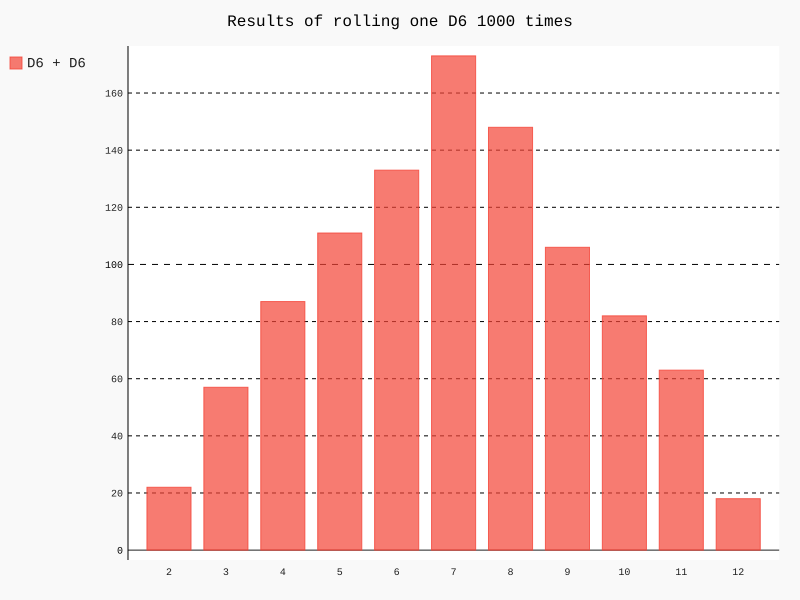

Write the Python code that produced this figure.
import pygal
from die import Die

die_1 = Die()
die_2 = Die()

results = []

for roll_num in range(1000):
  result = die_1.roll() + die_2.roll()
  results.append(result)

frequences = []
max_result = die_1.num_sides + die_2.num_sides
for value in range(2, max_result + 1):
  frequency = results.count(value)
  frequences.append(frequency)
# print(frequences)

hist = pygal.Bar()

hist.title = "Results of rolling one D6 1000 times"
hist.x_labels = [2, 3, 4, 5, 6, 7, 8, 9, 10, 11, 12]
hist._x_title = "Result"
hist._y_title = "Requency of Result"

hist.add("D6 + D6", frequences)
hist.render_to_file("dice_visual.svg")
